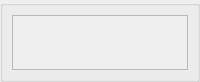
<?xml version="1.0" encoding="UTF-8"?>
<ui version="4.0">
 <class>propMesh</class>
 <widget class="QWidget" name="propMesh">
  <property name="geometry">
   <rect>
    <x>0</x>
    <y>0</y>
    <width>200</width>
    <height>82</height>
   </rect>
  </property>
  <property name="minimumSize">
   <size>
    <width>200</width>
    <height>82</height>
   </size>
  </property>
  <property name="maximumSize">
   <size>
    <width>200</width>
    <height>82</height>
   </size>
  </property>
  <property name="windowTitle">
   <string>Form</string>
  </property>
  <property name="styleSheet">
   <string notr="true"/>
  </property>
  <layout class="QVBoxLayout" name="verticalLayout">
   <property name="leftMargin">
    <number>0</number>
   </property>
   <property name="topMargin">
    <number>0</number>
   </property>
   <property name="rightMargin">
    <number>0</number>
   </property>
   <property name="bottomMargin">
    <number>0</number>
   </property>
   <item>
    <widget class="QGroupBox" name="mesh">
     <property name="enabled">
      <bool>true</bool>
     </property>
     <property name="sizePolicy">
      <sizepolicy hsizetype="Expanding" vsizetype="Expanding">
       <horstretch>0</horstretch>
       <verstretch>0</verstretch>
      </sizepolicy>
     </property>
     <property name="styleSheet">
      <string notr="true"/>
     </property>
     <property name="title">
      <string/>
     </property>
     <property name="checkable">
      <bool>false</bool>
     </property>
     <layout class="QHBoxLayout" name="horizontalLayout">
      <item>
       <widget class="QTextEdit" name="info">
        <property name="enabled">
         <bool>false</bool>
        </property>
       </widget>
      </item>
     </layout>
    </widget>
   </item>
  </layout>
 </widget>
 <resources/>
 <connections/>
 <slots>
  <slot>changedLabel(QString)</slot>
  <slot>changedColR(int)</slot>
  <slot>changedColG(int)</slot>
  <slot>changedColB(int)</slot>
  <slot>changedColA(int)</slot>
  <slot>changedSelR(int)</slot>
  <slot>changedSelG(int)</slot>
  <slot>changedSelB(int)</slot>
  <slot>changedSelA(int)</slot>
  <slot>testButtonClicked()</slot>
  <slot>rValueChanged(int)</slot>
  <slot>gValueChanged(int)</slot>
  <slot>bValueChanged(int)</slot>
  <slot>aValueChanged(int)</slot>
  <slot>rgbaTextChanged(QString)</slot>
  <slot>colorButtonClicked()</slot>
 </slots>
</ui>
